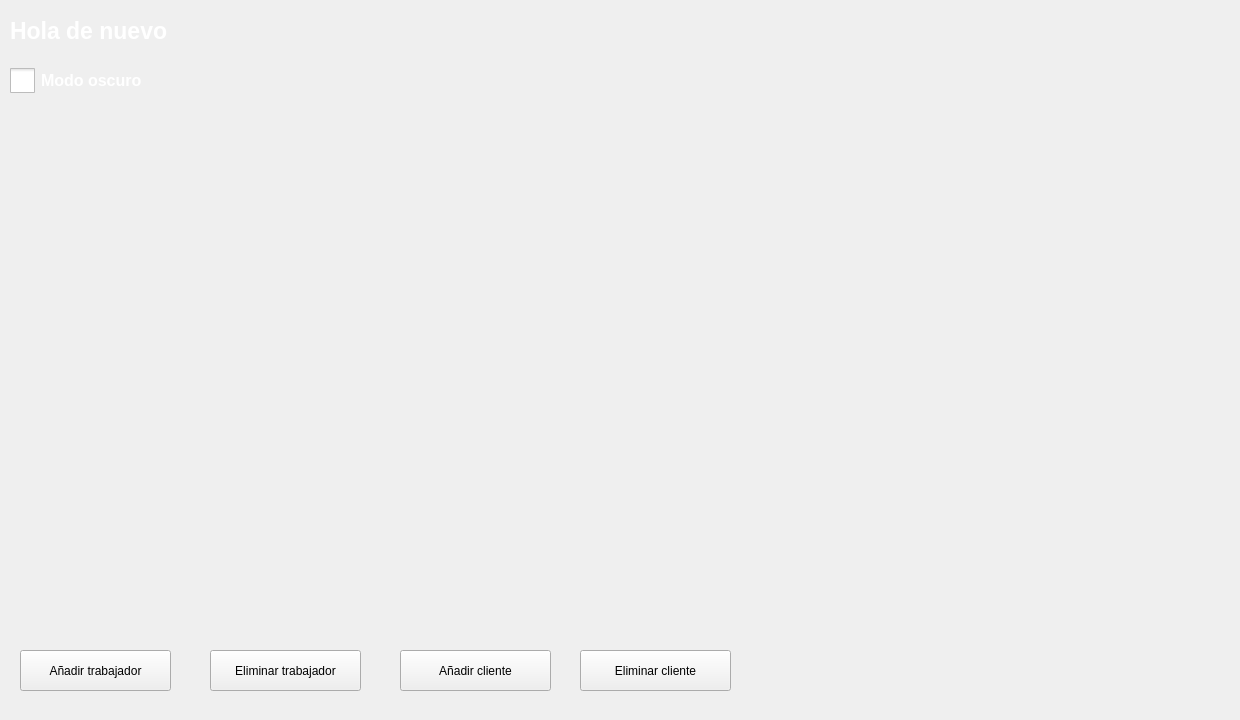
<?xml version="1.0" encoding="UTF-8"?>
<ui version="4.0">
 <class>MainWindow</class>
 <widget class="QMainWindow" name="MainWindow">
  <property name="geometry">
   <rect>
    <x>0</x>
    <y>0</y>
    <width>1240</width>
    <height>720</height>
   </rect>
  </property>
  <property name="windowTitle">
   <string>MainWindow</string>
  </property>
  <widget class="QWidget" name="centralwidget">
   <widget class="QLabel" name="imagen">
    <property name="geometry">
     <rect>
      <x>0</x>
      <y>0</y>
      <width>1240</width>
      <height>720</height>
     </rect>
    </property>
    <property name="sizePolicy">
     <sizepolicy hsizetype="Preferred" vsizetype="Preferred">
      <horstretch>0</horstretch>
      <verstretch>0</verstretch>
     </sizepolicy>
    </property>
    <property name="styleSheet">
     <string notr="true">background-image: url(:/direccion/nissan_skyline_gt_r_r34-HD2.jpg);</string>
    </property>
    <property name="text">
     <string/>
    </property>
    <property name="pixmap">
     <pixmap>nissan_skyline_gt_r_r34-HD2.jpg</pixmap>
    </property>
    <property name="scaledContents">
     <bool>true</bool>
    </property>
   </widget>
   <widget class="QLabel" name="hola">
    <property name="geometry">
     <rect>
      <x>10</x>
      <y>10</y>
      <width>211</width>
      <height>41</height>
     </rect>
    </property>
    <property name="font">
     <font>
      <pointsize>17</pointsize>
      <weight>75</weight>
      <bold>true</bold>
     </font>
    </property>
    <property name="styleSheet">
     <string notr="true">color: white</string>
    </property>
    <property name="text">
     <string>Hola de nuevo</string>
    </property>
   </widget>
   <widget class="QLabel" name="hola_2">
    <property name="geometry">
     <rect>
      <x>230</x>
      <y>10</y>
      <width>211</width>
      <height>41</height>
     </rect>
    </property>
    <property name="font">
     <font>
      <pointsize>17</pointsize>
      <weight>75</weight>
      <bold>true</bold>
     </font>
    </property>
    <property name="styleSheet">
     <string notr="true">color: white</string>
    </property>
    <property name="text">
     <string/>
    </property>
   </widget>
   <widget class="QPushButton" name="aniadirTr">
    <property name="geometry">
     <rect>
      <x>20</x>
      <y>650</y>
      <width>151</width>
      <height>41</height>
     </rect>
    </property>
    <property name="text">
     <string>Añadir trabajador</string>
    </property>
   </widget>
   <widget class="QPushButton" name="eliminarTr">
    <property name="geometry">
     <rect>
      <x>210</x>
      <y>650</y>
      <width>151</width>
      <height>41</height>
     </rect>
    </property>
    <property name="text">
     <string>Eliminar trabajador</string>
    </property>
   </widget>
   <widget class="QPushButton" name="aniadirCl">
    <property name="geometry">
     <rect>
      <x>400</x>
      <y>650</y>
      <width>151</width>
      <height>41</height>
     </rect>
    </property>
    <property name="text">
     <string>Añadir cliente</string>
    </property>
   </widget>
   <widget class="QPushButton" name="eleminarCl">
    <property name="geometry">
     <rect>
      <x>580</x>
      <y>650</y>
      <width>151</width>
      <height>41</height>
     </rect>
    </property>
    <property name="text">
     <string>Eliminar cliente</string>
    </property>
   </widget>
   <widget class="QPushButton" name="atras">
    <property name="geometry">
     <rect>
      <x>1160</x>
      <y>640</y>
      <width>51</width>
      <height>51</height>
     </rect>
    </property>
    <property name="styleSheet">
     <string notr="true">#atras{
border-image: url(:/direccion/botonAtrasBlanco.png);
background-color: transparent;
background: none;
border: none;
background-repeat: none;
}
#atras:pressed{
border-image: url(:/direccion/bottonAtrasBlancoAzul.jpg);
background-color: transparent;
background: none;
border: none;
background-repeat: none;
}</string>
    </property>
    <property name="text">
     <string/>
    </property>
   </widget>
   <widget class="QCheckBox" name="checkBox">
    <property name="geometry">
     <rect>
      <x>10</x>
      <y>50</y>
      <width>141</width>
      <height>61</height>
     </rect>
    </property>
    <property name="styleSheet">
     <string notr="true">QCheckBox::indicator {
    width: 25px;
    height: 25px;
	text-align: right;
}
QCheckBox {
    font-size: 16px; /* Tamaño de la letra en píxeles */
	font-weight: bold;
	color: white;
}</string>
    </property>
    <property name="text">
     <string>Modo oscuro</string>
    </property>
   </widget>
  </widget>
 </widget>
 <resources>
  <include location="nissan.qrc"/>
  <include location="nissanGtrClaro.qrc"/>
  <include location="apagado.qrc"/>
  <include location="encendido.qrc"/>
  <include location="bottonAtrasBlancoAzul.qrc"/>
  <include location="botonAtrasBlanco.qrc"/>
  <include location="bottonAtras.qrc"/>
 </resources>
 <connections/>
</ui>
